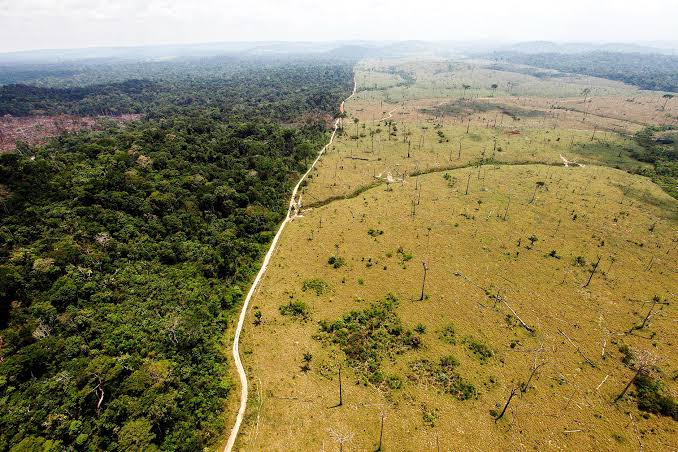
#> input picture dataset/deforestation/deforestation1.jpg, 678 x 452 px, given as the content of the folder dataset/forest, which was not available
$ python train_model.py
#> lines starting #> are read from the running program, lines starting #| are printed output that depends on the picture; pictures that were not available may be replaced by others from this repository, and a replacement may not be noted
import os
import cv2
import joblib
import numpy as np

from sklearn.ensemble import RandomForestClassifier

DATASET_PATH = "dataset"

X = []
y = []

labels = {
    "forest": 0,
    "fire": 1,
    "deforestation": 2
}

for class_name, label in labels.items():

    folder = os.path.join(DATASET_PATH, class_name)

    for filename in os.listdir(folder):

        img_path = os.path.join(folder, filename)

        img = cv2.imread(img_path)
#> img is the input picture: shape (452, 678, 3); mean B, G, R 89, 129.1, 138.9

        if img is None:
            continue

        img = cv2.resize(img, (100, 100))
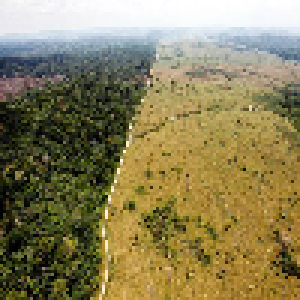
#> img: shape (100, 100, 3) (shown 3 times larger); mean B, G, R 88.8, 128.9, 138.7

        mean_b = np.mean(img[:, :, 0])
#> mean_b = 88.83
        mean_g = np.mean(img[:, :, 1])
#> mean_g = 128.9
        mean_r = np.mean(img[:, :, 2])
#> mean_r = 138.7

        features = [mean_b, mean_g, mean_r]
#> features = [88.83, 128.9, 138.7]

        X.append(features)
        y.append(label)
#> pass 2 of the loop `for class_name, label in labels.items():`:
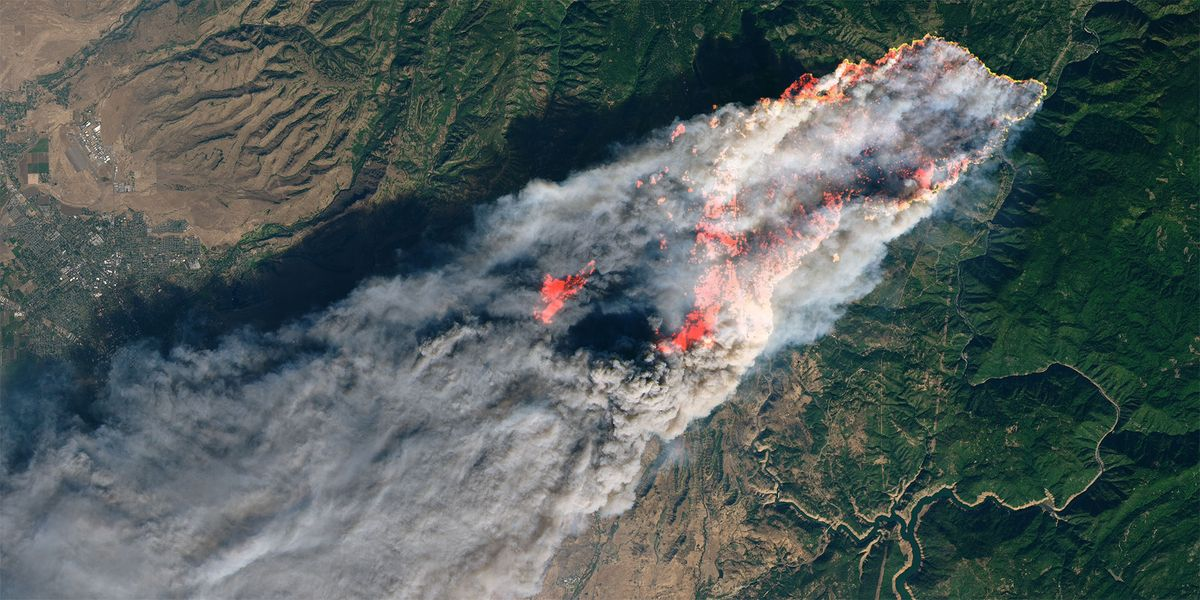
#> input picture dataset/fire/fire1.jpg, 1200 x 600 px
#> img is the input picture: shape (600, 1200, 3); mean B, G, R 91.3, 93, 82.7
#> `img = cv2.resize(img, (100, 100))`:
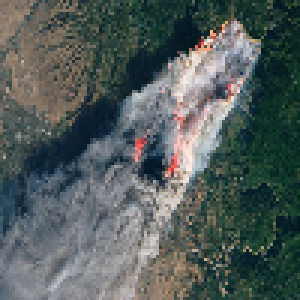
#> img: shape (100, 100, 3) (shown 3 times larger); mean B, G, R 91.4, 93.1, 82.9
#> mean_b = 91.43
#> mean_g = 93.08
#> mean_r = 82.85
#> features = [91.43, 93.08, 82.85]

model = RandomForestClassifier()

model.fit(X, y)

os.makedirs("model", exist_ok=True)

joblib.dump(model, "model/model.pkl")

print("Modelo treinado com sucesso!")
